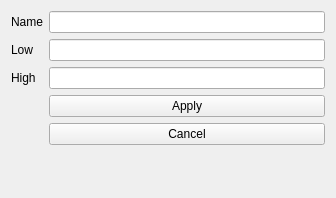
<?xml version="1.0" encoding="UTF-8"?>
<ui version="4.0">
 <class>OneDimGateEdit</class>
 <widget class="QWidget" name="OneDimGateEdit">
  <property name="geometry">
   <rect>
    <x>0</x>
    <y>0</y>
    <width>336</width>
    <height>198</height>
   </rect>
  </property>
  <property name="windowTitle">
   <string>Form</string>
  </property>
  <layout class="QFormLayout" name="formLayout">
   <item row="0" column="0">
    <widget class="QLabel" name="pNameLabel">
     <property name="text">
      <string>Name</string>
     </property>
    </widget>
   </item>
   <item row="0" column="1">
    <widget class="QLineEdit" name="gateNameEdit"/>
   </item>
   <item row="2" column="0">
    <widget class="QLabel" name="pLowLabel">
     <property name="text">
      <string>Low</string>
     </property>
    </widget>
   </item>
   <item row="2" column="1">
    <widget class="QLineEdit" name="lowEdit"/>
   </item>
   <item row="4" column="0">
    <widget class="QLabel" name="pHighLabel">
     <property name="text">
      <string>High</string>
     </property>
    </widget>
   </item>
   <item row="4" column="1">
    <widget class="QLineEdit" name="highEdit"/>
   </item>
   <item row="6" column="1">
    <widget class="QPushButton" name="pApplyButton">
     <property name="text">
      <string>Apply</string>
     </property>
    </widget>
   </item>
   <item row="7" column="1">
    <widget class="QPushButton" name="pCancelButton">
     <property name="text">
      <string>Cancel</string>
     </property>
    </widget>
   </item>
  </layout>
 </widget>
 <resources/>
 <connections/>
</ui>
